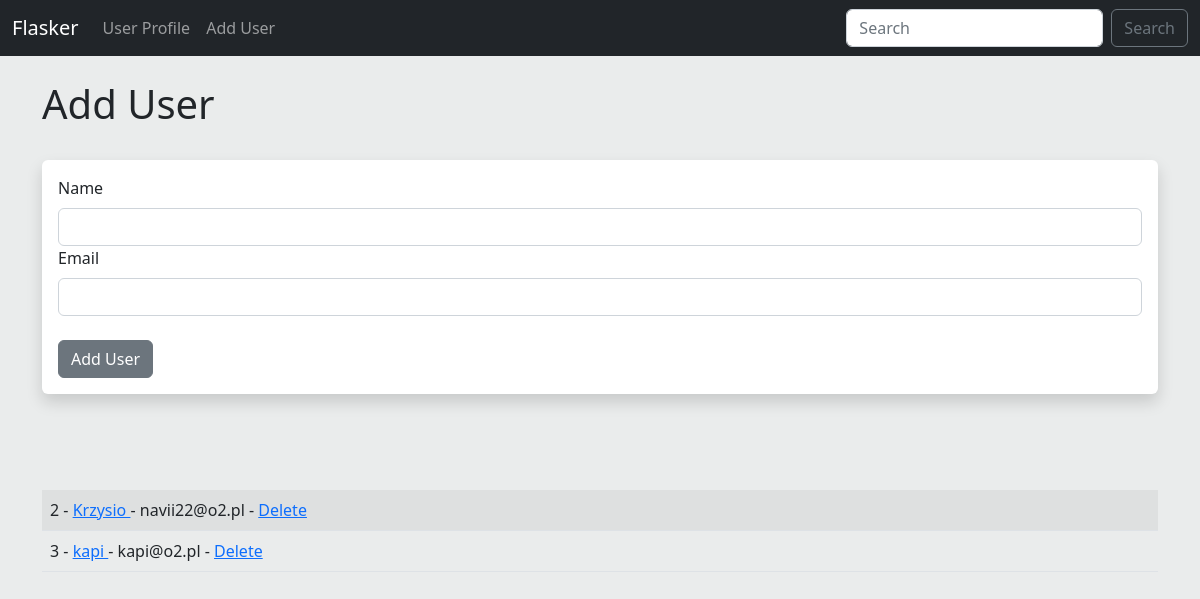
The page /user/add on the database as committed earlier.
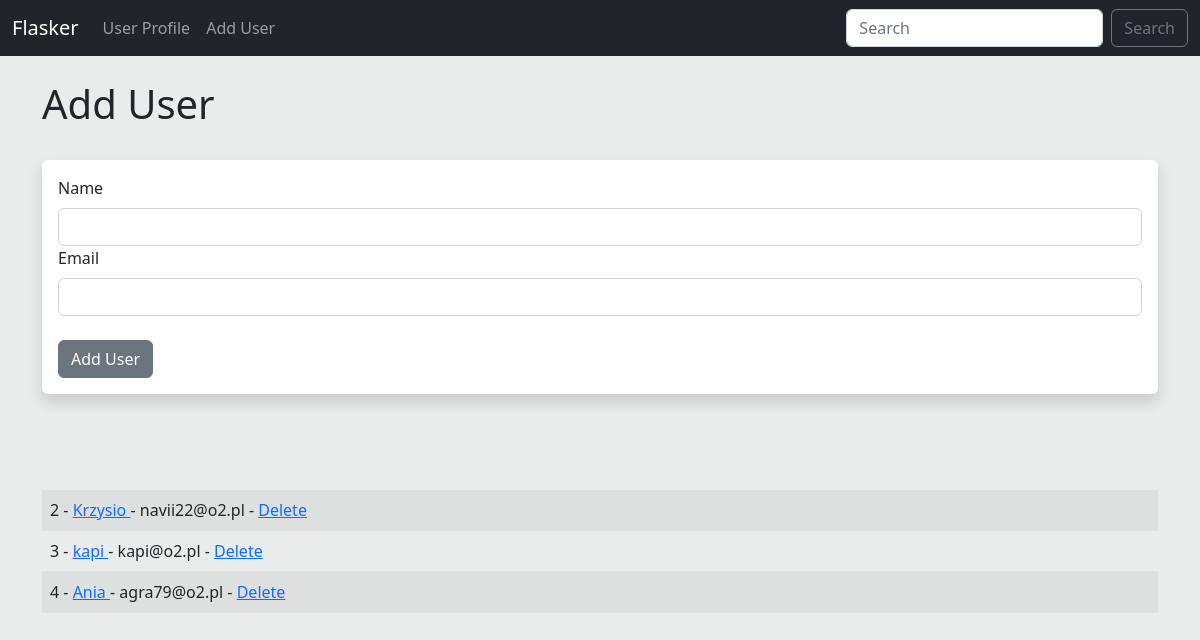
The same page on the database as committed later.
### app.py (models this page shows, shortened)
class Users(db.Model):
    id = db.Column(db.Integer, primary_key = True)
    name = db.Column(db.String(200), nullable = False)
    email = db.Column(db.String(120), nullable = False, unique=True)
    dateAdded = db.Column(db.DateTime, default=datetime.utcnow)

### app.py (the view, shortened to what this page needs)
@app.route('/user/add', methods=['POST', 'GET'])
def add_user():
    name = None
    add_form = UserForm()
    our_users = Users.query.order_by(Users.dateAdded)
    return render_template('add_user.html', form=add_form, name = name, our_users=our_users)

### app.py
class UserForm(FlaskForm):
    name = StringField("Name", validators=[DataRequired()])
    email = StringField("Email", validators=[DataRequired()])
    submit = SubmitField("Add User")

### templates/add_user.html (shortened to what this page needs)
{% extends 'base.html' %}
{% block body %}
{% if name %}
        <h1>Added Users: </h1>
        <table class="table table-striped table-hover">
            {% for our_user in our_users %}
                <tr>
                    <td>
                        {{ our_user.id }} - <a href="{{ url_for('update', id=our_user.id)}}"> {{ our_user.name }} </a> - {{ our_user.email }}
                    </td>
                </tr>
            {% endfor %}
        </table>
    {% else %}
        <h1>Add User</h1>
        <br />
        <div class="shadow p-3 mb-5 bg-body rounded">
            <form method="POST">
                {{ form.name.label(class="form-label") }} {{ form.name(class="form-control") }}
                {{ form.email.label(class="form-label") }} {{ form.email(class="form-control") }}
                <br>
                {{ form.submit(class="btn btn-secondary") }}
            </form>
        </div>
        <br><br>
        <table class="table table-striped table-hover">
            {% for our_user in our_users %}
                <tr>
                    <td>
                        {{ our_user.id }} - <a href="{{ url_for('update', id=our_user.id)}}"> {{ our_user.name }} </a> - {{ our_user.email }} - <a href="{{ url_for('delete', id=our_user.id)}}"> Delete </a>
                    </td>
                </tr>
            {% endfor %}
        </table>
    {% endif %}
{% endblock %}

### templates/base.html (shortened to what this page needs)
<!doctype html>
<html lang="en">
  <head>
    <link href="https://cdn.jsdelivr.net/npm/bootstrap@5.2.0-beta1/dist/css/bootstrap.min.css" rel="stylesheet">
    <link href="{{ url_for('static', filename='css/style.css') }}" rel="stylesheet">
  </head>
  <body>
      {% include 'navBar.html' %}
      <br>
        <div class='container'>
            {% block body %}
            {% endblock %}
        </div>
  </body>
</html>

### templates/navBar.html (shortened to what this page needs)
<nav class="navbar navbar-expand-lg navbar-dark bg-dark">
  <div class="container-fluid">
    <a class="navbar-brand" href="/">Flasker</a>
    <div class="collapse navbar-collapse" id="navbarSupportedContent">
      <ul class="navbar-nav me-auto mb-2 mb-lg-0">
        <li class="nav-item">
          <a class="nav-link" href="{{ url_for('user')}}">User Profile</a>
        </li>
        <li class="nav-item">
          <a class="nav-link" href="{{ url_for('add_user')}}">Add User</a>
        </li>
      </ul>
      <form class="d-flex" role="search">
        <input
          class="form-control me-2"
          type="search"
          placeholder="Search"
          aria-label="Search"
        />
        <button class="btn btn-outline-secondary" type="submit">Search</button>
      </form>
    </div>
  </div>
</nav>

### static/css/style.css (style rules this page uses)
body { background-color: rgb(234, 236, 236); }

Rows that differ between the two databases and show on the page:
added Users: id "4", name "Ania", email "agra79@o2.pl"
